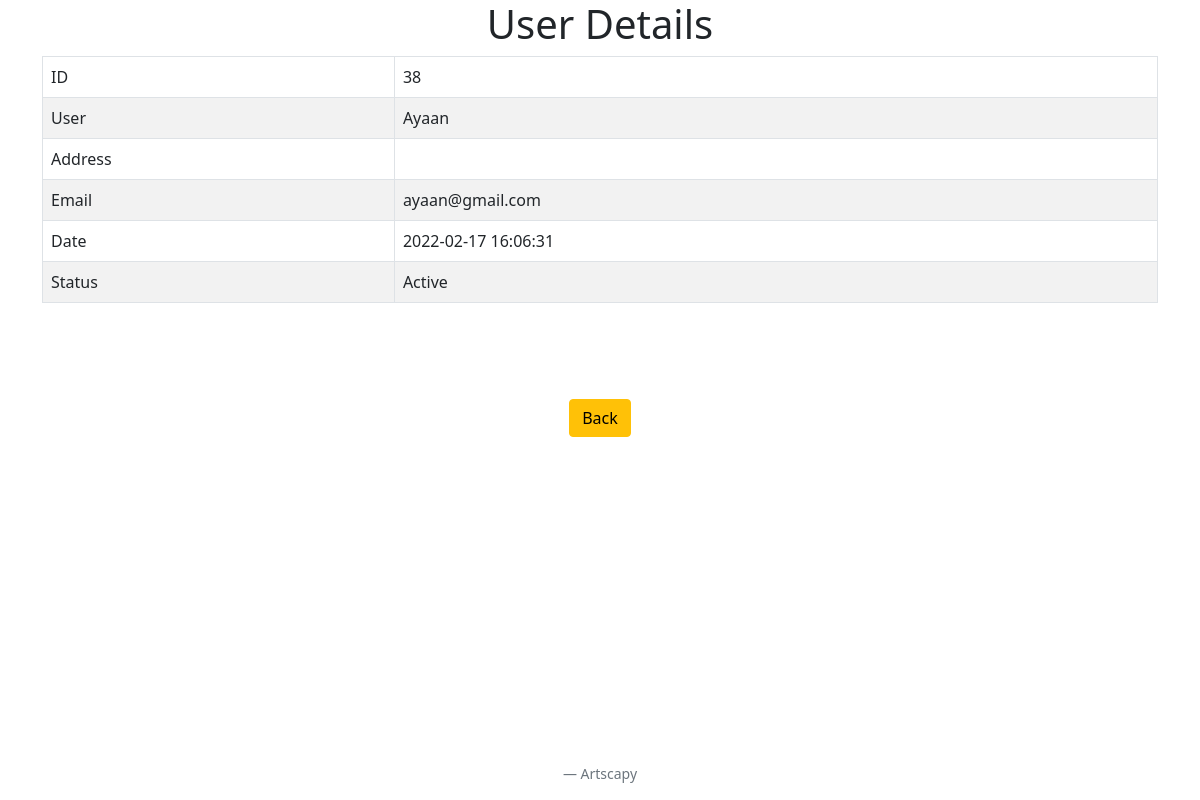
Screenshot of /includes/view.php?user_id=38 with the database file from the repository.
### tables this page shows
CREATE TABLE `users` (
  `id` int(12) NOT NULL AUTO_INCREMENT,
  `username` varchar(255) NOT NULL,
  `email` varchar(255) NOT NULL,
  `password` varchar(255) NOT NULL,
  `address1` varchar(255) DEFAULT NULL,
  `address2` varchar(255) DEFAULT NULL,
  `city` varchar(50) DEFAULT NULL,
  `country` varchar(50) DEFAULT NULL,
  `date_added` datetime DEFAULT NULL,
  `active` bit(1) DEFAULT b'1',
  PRIMARY KEY (`id`)
);

### includes/view.php (the view)
<?php  include '../header.php'?>
<h1 class="text-center">User Details</h1>
  <div class="container">
    <table class="table table-striped table-bordered table-hover">
        <tbody>
          <tr>
            <?php
              if (isset($_GET['user_id'])) {
                  $userid = $_GET['user_id'];
                  $query="SELECT * FROM users WHERE id = {$userid} ";
                  $view_users= mysqli_query($conn,$query);
                  while($row = mysqli_fetch_assoc($view_users))
                  {
                      $id = $row['id'];
                      $user = $row['username'];
                      $address = $row['address1'] . " " . $row['address2'] . " " . $row['city'] . " " . $row['country'];
                      $email = $row['email'];
                      $date = $row['date_added'];
                      $status = $row['active'];
                      $statusText = ($status == 1) ? "Active" : "Inactive";
                        echo "<tr><td>ID</td> <td >{$id}</td></tr>";
                        echo "<tr><td>User</td> <td > {$user}</td></tr>";
                        echo "<tr><td>Address</td> <td > {$address}</td></tr>";
                        echo " <tr><td>Email</td><td >{$email} </td></tr>";
                        echo " <tr><td>Date</td><td >{$date} </td></tr>";
                        echo " <tr><td>Status</td><td >{$statusText} </td></tr>";
                  }
                }
            ?>
          </tr>
        </tbody>
    </table>
  </div>
  <div class="container text-center mt-5">
    <a href="home.php" class="btn btn-warning mt-5"> Back </a>
  <div>
<?php include "../footer.php" ?>

### rows the page displays
users: id "38", username "Ayaan", email "ayaan@gmail.com", date_added "2022-02-17 16:06:31", active "Active"
